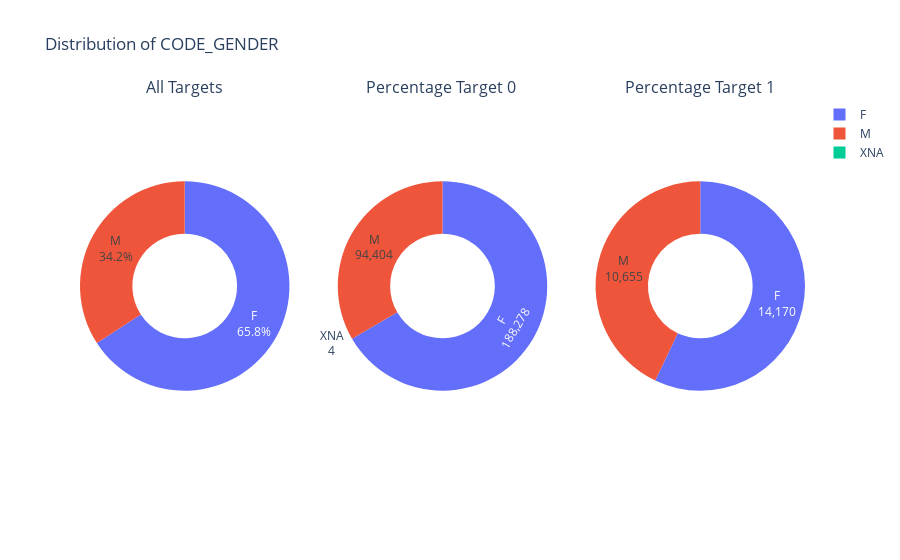

Notebook code for this chart:
### Code cell
#let us first see the unique categories of 'CODE_GENDER'
print_unique_categories(df_train, 'CODE_GENDER', show_counts = True)

#plotting the Pie Plot for the Column
plot_categorical_variables_pie(df_train, 'CODE_GENDER', hole = 0.5)
print('-'*100)

### Figure 1 — Plotly figure (JSON) as saved in the notebook; plotly's stock layout.template omitted (floating-point values rounded to 4 significant figures)
{"data": [{"domain": {"x": [0, 0.2889], "y": [0, 1]}, "hole": 0.5, "labels": ["F", "M", "XNA"], "textinfo": "label+percent", "textposition": "inside", "type": "pie", "values": [202448, 105059, 4]}, {"domain": {"x": [0.3556, 0.6444], "y": [0, 1]}, "hole": 0.5, "hoverinfo": "label+value", "labels": ["F", "M", "XNA"], "textinfo": "label+value", "type": "pie", "values": [188278, 94404, 4]}, {"domain": {"x": [0.7111, 1], "y": [0, 1]}, "hole": 0.5, "hoverinfo": "label+value", "labels": ["F", "M"], "textinfo": "label+value", "type": "pie", "values": [14170, 10655]}], "layout": {"annotations": [{"font": {"size": 16}, "showarrow": false, "text": "All Targets", "x": 0.1444, "xanchor": "center", "xref": "paper", "y": 1, "yanchor": "bottom", "yref": "paper"}, {"font": {"size": 16}, "showarrow": false, "text": "Percentage Target 0 ", "x": 0.5, "xanchor": "center", "xref": "paper", "y": 1, "yanchor": "bottom", "yref": "paper"}, {"font": {"size": 16}, "showarrow": false, "text": "Percentage Target 1", "x": 0.8556, "xanchor": "center", "xref": "paper", "y": 1, "yanchor": "bottom", "yref": "paper"}], "title": {"text": "Distribution of CODE_GENDER"}}}
